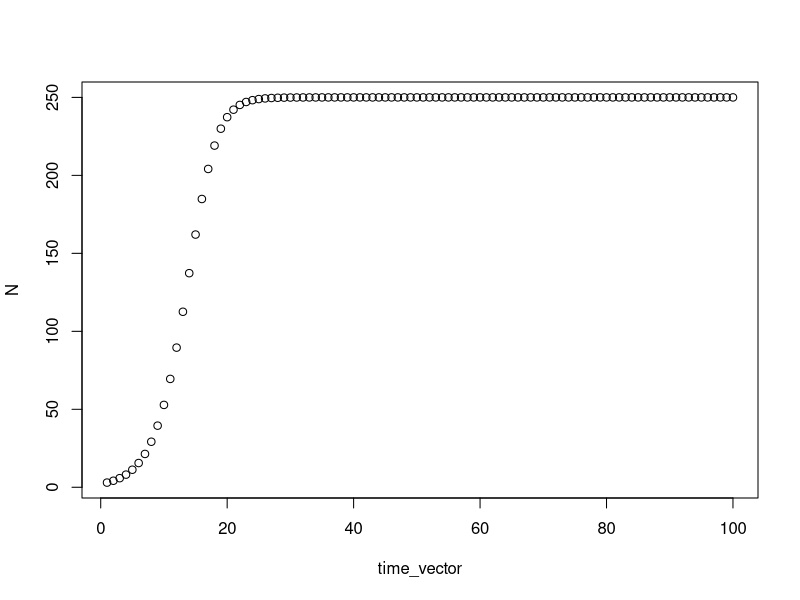
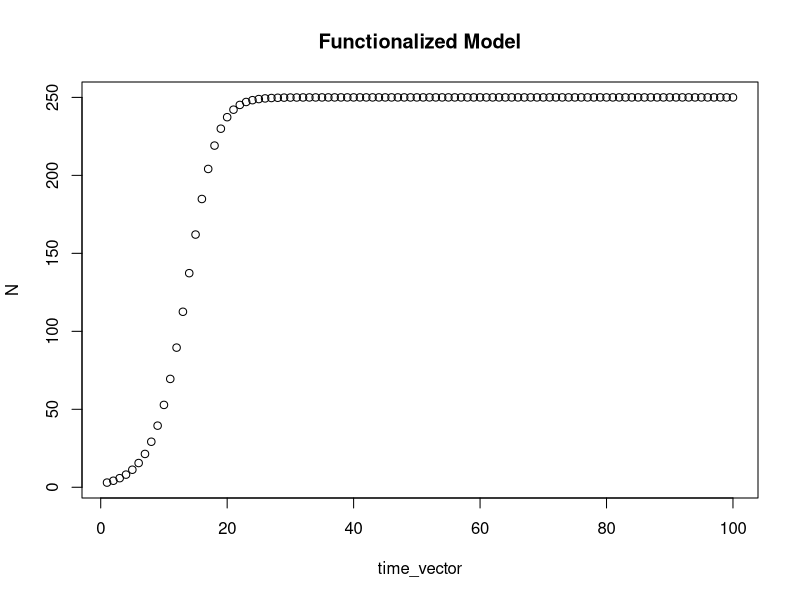

R code for these plots, in order:
## Lab 1 DD population model
## Griffin Shelor

## assigning values to r and K, creating time vector, creating N vector
r <- 0.4
K <- 250
time_vector <- seq(1:100)
N <- rep(0, 100)
N[1] <- 3

## for loop
for (i in 2:length(time_vector)) {
  N[i] = N[i - 1] + r * N[i - 1] * (1 - N[i - 1]/K)
}

## plotting population over time
plot(x = time_vector, y = N)


## trying a function
logistic <- function(n, R, k) {
  new_n <- n + R * n * (1 - n / k)
  return(new_n)
}

for (i in 2:length(time_vector)) {
  N[i] <- logistic(n = N[i - 1], R = r, k = K)
}
plot(x = time_vector, y = N, main = "Functionalized Model")
